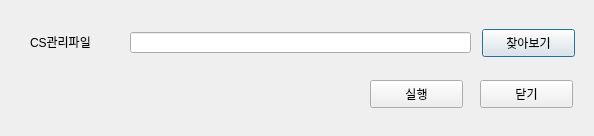
<?xml version="1.0" encoding="UTF-8"?>
<ui version="4.0">
 <class>Dialog</class>
 <widget class="QDialog" name="Dialog">
  <property name="geometry">
   <rect>
    <x>0</x>
    <y>0</y>
    <width>594</width>
    <height>136</height>
   </rect>
  </property>
  <property name="windowTitle">
   <string>Dialog</string>
  </property>
  <widget class="QPushButton" name="pushButton_Search">
   <property name="geometry">
    <rect>
     <x>482</x>
     <y>29</y>
     <width>93</width>
     <height>28</height>
    </rect>
   </property>
   <property name="text">
    <string>찾아보기</string>
   </property>
  </widget>
  <widget class="QLabel" name="label">
   <property name="geometry">
    <rect>
     <x>30</x>
     <y>34</y>
     <width>91</width>
     <height>16</height>
    </rect>
   </property>
   <property name="text">
    <string>CS관리파일</string>
   </property>
  </widget>
  <widget class="QLineEdit" name="lineEdit_filename">
   <property name="geometry">
    <rect>
     <x>130</x>
     <y>32</y>
     <width>341</width>
     <height>21</height>
    </rect>
   </property>
  </widget>
  <widget class="QPushButton" name="pushButton_Run">
   <property name="geometry">
    <rect>
     <x>370</x>
     <y>80</y>
     <width>93</width>
     <height>28</height>
    </rect>
   </property>
   <property name="text">
    <string>실행</string>
   </property>
  </widget>
  <widget class="QPushButton" name="pushButton_Close">
   <property name="geometry">
    <rect>
     <x>480</x>
     <y>80</y>
     <width>93</width>
     <height>28</height>
    </rect>
   </property>
   <property name="text">
    <string>닫기</string>
   </property>
  </widget>
 </widget>
 <resources/>
 <connections/>
</ui>
